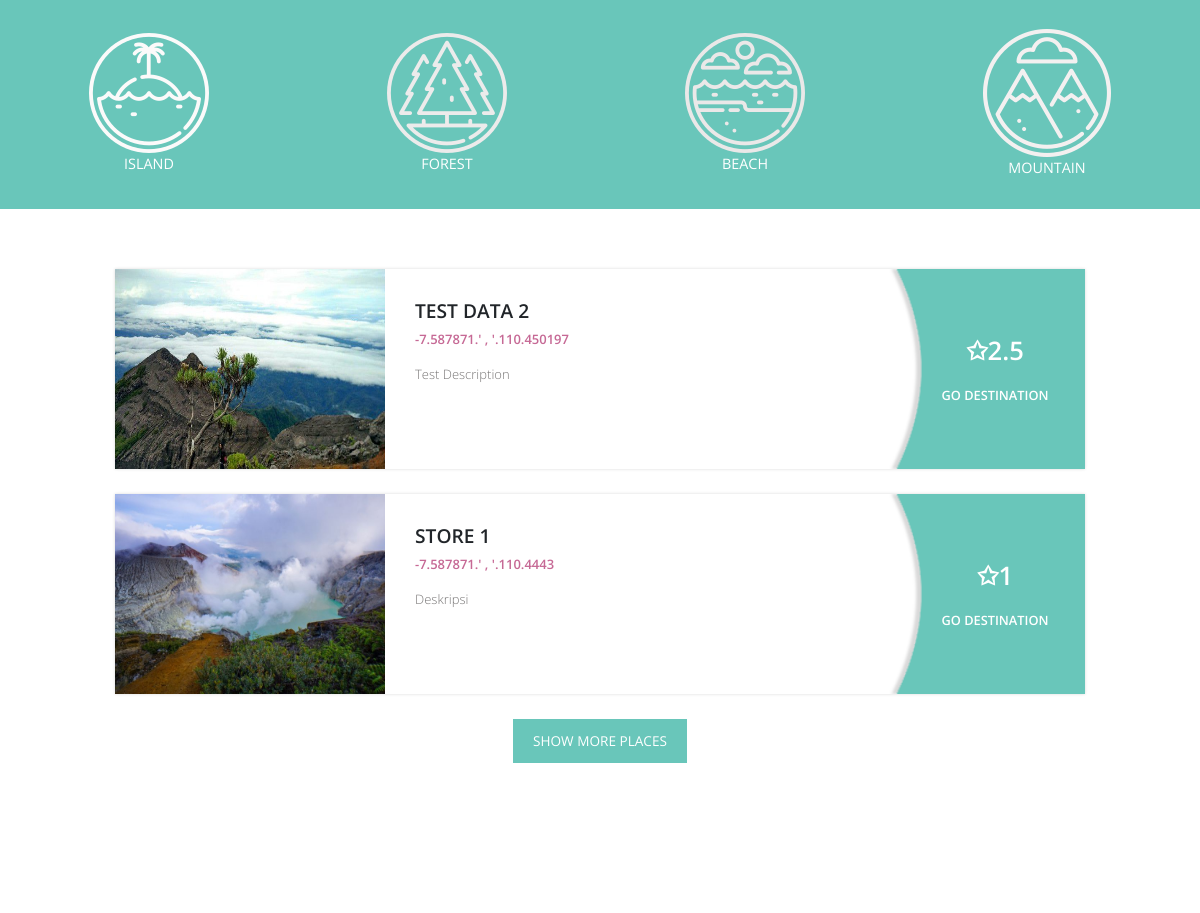
Before: / (middle part) with the older database file.
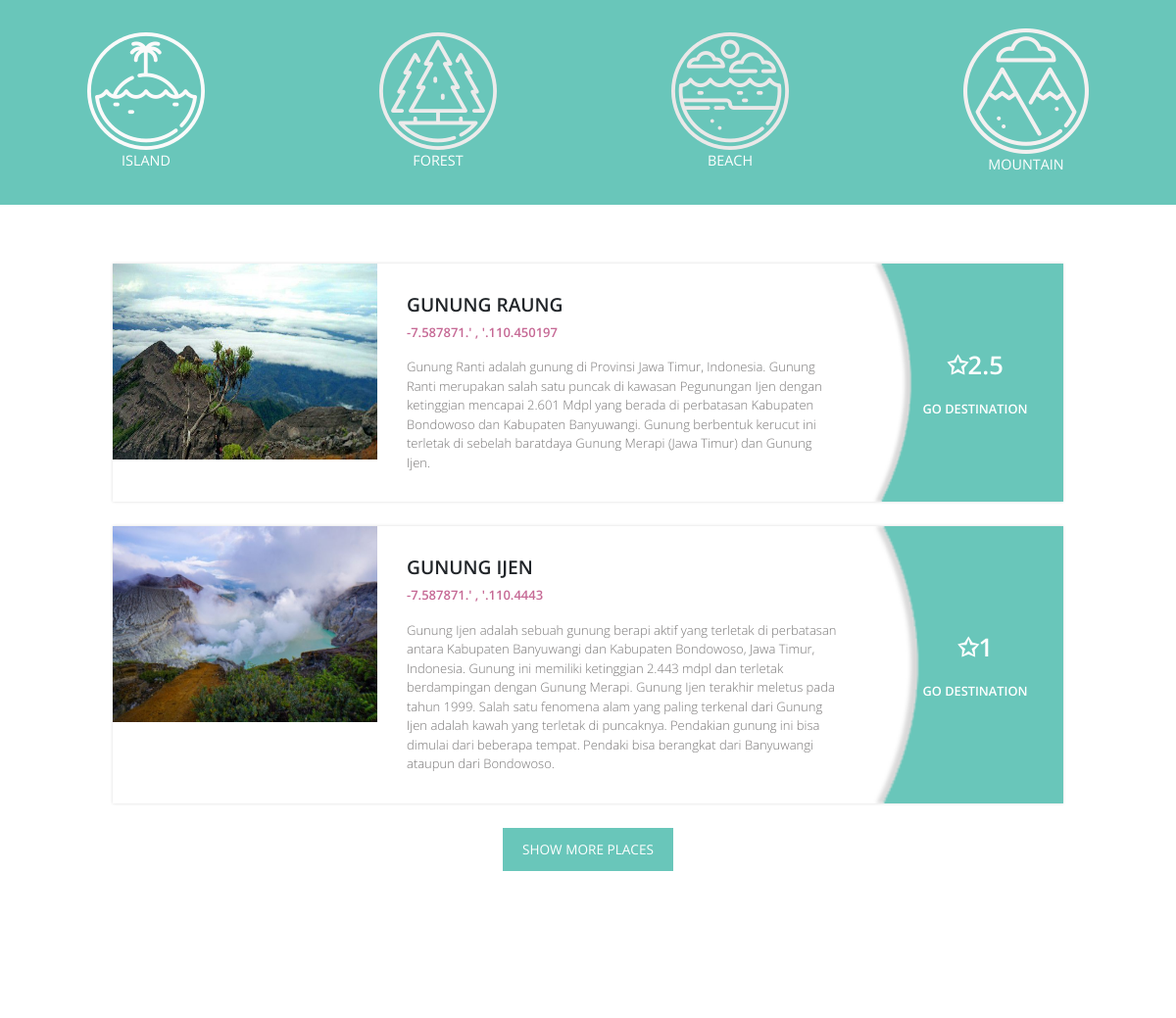
After: the same page with the newer database file.
### tables this page shows
CREATE TABLE `type_spot` (
  `id` int(11) NOT NULL,
  `name` varchar(45) DEFAULT NULL,
  `title` varchar(45) DEFAULT NULL,
  `description` varchar(255) DEFAULT NULL,
  `image` varchar(255) DEFAULT NULL
);

CREATE TABLE `spot` (
  `id` int(11) NOT NULL,
  `name` varchar(45) DEFAULT NULL,
  `image` varchar(255) DEFAULT NULL,
  `description` text,
  `latitude` varchar(45) DEFAULT NULL,
  `longitude` varchar(45) DEFAULT NULL,
  `date` datetime DEFAULT CURRENT_TIMESTAMP,
  `type_spot_id` int(11) NOT NULL,
  `user_id` int(11) NOT NULL
);

### application/controllers/Client.php (called while the page is built, shortened)
<?php
class Client extends CI_Controller
{
    function __construct()
    {
        $this->load->model('Type_spot_model');
        $this->load->model('Spot_model');
        $this->load->model('Review_model');
        $this->load->library('form_validation');
	    $this->load->library('datatables');
    }
    public function index()
    {
        $returnArray = array();
        $spotList = array();
        $type_spot = $this->Type_spot_model->get_all();
        $spot = $this->Spot_model->get_all();
        foreach ($spot as $keySpot) {
            $tmpType = $this->Type_spot_model->get_by_id($keySpot->type_spot_id);
            $tmpArray = array(
                'name' => $keySpot->name,
                'image' => $keySpot->image,
                'description' => $keySpot->description,
                'latitude' => $keySpot->latitude,
                'longitude' => $keySpot->longitude,
                'type' => $tmpType->name,
            );
            array_push($spotList,$tmpArray);
        }
        foreach ($type_spot as $keyType) {
            $tmp = $this->getTopSpotByReview($keyType->id);
            $tmpArray = array(
                'id' => $keyType->id,
                'name' => $keyType->name,
                'title' => $keyType->title,
                'description' => $keyType->description,
                'image' => $keyType->image,
                'listSpot' => $tmp,
            );
            array_push($returnArray,$tmpArray);
        }
        $data = array(
            'type_spot' => $returnArray,
        );
        $this->render['listMaps']= json_encode($spotList);
        $this->render['content']= $this->load->view('client_page/home', $data, TRUE);
        $this->load->view('templateClient', $this->render);
    }
    private function getTopSpotByReview($id){
        $dataReturn = array();
        $dateSpot = $this->Spot_model->get_by_type($id);
        foreach ($dateSpot as $keySpot) {
            $totalReting = 0;
            $dataReview = $this->Review_model->get_by_spot($keySpot->id);
            foreach ($dataReview as $keyReview) {
                $totalReting += $keyReview->rating;
            }
            if(count($dataReview) > 0){
                $totalReting = $totalReting / count($dataReview);
            }
            $tmp = array(
                'id' => $keySpot->id,
                'name' => $keySpot->name,
                'image' => $keySpot->image,
                'description' => $keySpot->description,
                'latitude' => $keySpot->latitude,
                'longitude' => $keySpot->longitude,
                'reting' =>  $totalReting,
            );
            array_push($dataReturn,$tmp);
        }
        usort($dataReturn, function($a, $b) {return $b['reting'] <=> $a['reting'];});
        return array_slice($dataReturn,0,4);
    }
}

### index.php (called while the page is built, shortened)
<?php
require_once BASEPATH.'core/CodeIgniter.php';

### application/models/Type_spot_model.php (called while the page is built, shortened)
<?php
class Type_spot_model extends CI_Model
{
    public $table = 'type_spot';
    public $id = 'id';
    public $order = 'DESC';
    function get_all()
    {
        $this->db->order_by($this->id, $this->order);
        return $this->db->get($this->table)->result();
    }
    function get_by_id($id)
    {
        $this->db->where($this->id, $id);
        return $this->db->get($this->table)->row();
    }
}

### application/models/Spot_model.php (called while the page is built, shortened)
<?php
class Spot_model extends CI_Model
{
    public $table = 'spot';
    public $id = 'id';
    public $order = 'DESC';
    function get_all()
    {
        $this->db->order_by($this->id, $this->order);
        return $this->db->get($this->table)->result();
    }
     function get_by_type($id)
     {
         $this->db->where('type_spot_id', $id);
         return $this->db->get($this->table)->result();
     }
}

### application/views/client_page/home.php (the view, shortened to what this page needs)
<div class="tm-container-outer" id="tm-section-3">
    <ul class="nav nav-pills tm-tabs-links">
        <?php $i = 1; foreach ($type_spot as $key) { ?>
            <li class="tm-tab-link-li" id="<?= $i.'l'?>">
                <a href="<?= '#'.$i.'a'?>" data-toggle="tab" class="tm-tab-link">
                    <img src= "<?= base_url().$key['image']?>" alt="<?= $key['name']?>" class="img-fluid">
                    <?= $key['name']?>
                </a>
            </li>
        <?php $i++;} ?>
    </ul>
    <div class="tab-content clearfix">
        <?php $i = 1; foreach ($type_spot as $key) { ?>
            <div class="tab-pane fade <?php if($i == 4){ echo 'show active';} ?>" id="<?= $i.'a'?>">
                <div class="tm-recommended-place-wrap">
                    <?php foreach ($key['listSpot'] as $keySpot){ ?>
                        <div class="tm-recommended-place">
                            <img src= "<?= base_url().$keySpot['image']?>" alt="<?= $keySpot['name']?>" class="img-fluid tm-recommended-img" style="height: 200px;">
                            <div class="tm-recommended-description-box">
                                <h3 class="tm-recommended-title"><?= $keySpot['name']?></h3>
                                <p class="tm-text-highlight"><?= $keySpot['latitude']?>.' , '.<?= $keySpot['longitude']?> </p>
                                <p class="tm-text-gray"><?= $keySpot['description']?></p>
                            </div>
                            <a href="#" class="tm-recommended-price-box">
                                <p class="tm-recommended-price">✩<?=$keySpot['reting']?></p>
                                <p class="tm-recommended-price-link">Go Destination</p>
                            </a>
                        </div>
                    <?php } ?>
                </div>
                <a href="#" class="text-uppercase btn-primary tm-btn mx-auto tm-d-table">Show More Places</a>
            </div>
        <?php $i++;} ?>
    </div>
</div>
<div class="tm-container-outer tm-position-relative" id="tm-section-4">
    <div id="google-map"></div>
</div>

### application/views/templateClient.php (shortened to what this page needs)
<!DOCTYPE html>
<html lang="en">
<head>
    <link rel="stylesheet" href= "<?= base_url()?>assets/user/font-awesome-4.7.0/css/font-awesome.min.css">
    <link rel="stylesheet" href= "<?= base_url()?>assets/user/css/bootstrap.min.css">
    <link rel="stylesheet" type="text/css" href= "<?= base_url()?>assets/user/css/datepicker.css"/>
    <link rel="stylesheet" type="text/css" href= "<?= base_url()?>assets/user/slick/slick.css"/>
    <link rel="stylesheet" type="text/css" href= "<?= base_url()?>assets/user/slick/slick-theme.css"/>
    <link rel="stylesheet" href= "<?= base_url()?>assets/user/css/templatemo-style.css">
      </head>
      <body>
        <div class="tm-main-content" id="top">
        <div class="tm-page-wrap mx-auto">
            <?= $content?>
        </div>
    </div>
</body>
</html>

### assets/user/css/templatemo-style.css (style rules this page uses)
body { font-family: 'Open Sans', Helvetica, Arial, sans-serif; font-size: 13px; font-weight: 300; background: #e6e6e6; }
a, button { transition: all 0.3s ease; }
p:last-child { margin-bottom: 0; }
.tm-page-wrap { max-width: 1400px; box-shadow: 0 0 3px rgba(0, 0, 0, 0.15); background: white; }
.tm-container-outer { max-width: 1400px; margin: 0 auto; }
.tm-text-gray { color: #787676; }
.tm-text-highlight { color: #c66995; font-weight: 600; }
.btn-primary { background: #69c6ba; border: none; border-radius: 0; outline: none; }
.tm-btn { cursor: pointer; display: inline-block; font-size: 0.85rem; font-weight: 400; padding: 12px 20px; }
.tm-position-relative { position: relative; }
.tm-tabs-links { display: -webkit-box; display: -webkit-flex; display: -ms-flexbox; display: flex; -webkit-box-align: stretch; -webkit-align-items: stretch; -ms-flex-align: stretch; align-items: stretch; -webkit-box-pack: space-evenly; -webkit-justify-content: space-evenly; -ms-flex-pack: space-evenly; justify-content: space-evenly; background: #69c6ba; }
.tm-tab-link { padding: 30px 25px; text-align: center; display: -webkit-box; display: -webkit-flex; display: -ms-flexbox; display: flex; -webkit-box-orient: vertical; -webkit-box-direction: normal; -webkit-flex-direction: column; -ms-flex-direction: column; flex-direction: column; -webkit-box-align: center; -webkit-align-items: center; -ms-flex-align: center; align-items: center; -webkit-box-pack: center; -webkit-justify-content: center; -ms-flex-pack: center; justify-content: center; text-transform: uppercase; color: white; font-weight: 400; font-size: 0.9rem; height: 100%; }
.tm-tab-link-li { background: transparent; -webkit-box-flex: 1; -webkit-flex: 1 1 auto; -ms-flex: 1 1 auto; flex: 1 1 auto; transition: all 0.3s ease; }
.tab-pane { max-width: 970px; margin: 60px auto; }
.tm-recommended-place { box-shadow: 0 0 3px rgba(0, 0, 0, 0.15); display: -webkit-box; display: -webkit-flex; display: -ms-flexbox; display: flex; align-items: stretch; justify-content: space-around; margin-bottom: 25px; }
.tm-recommended-title { font-size: 1.2rem; font-weight: 600; text-transform: uppercase; }
.tm-recommended-img { width: 270px; }
.tm-recommended-description-box { padding: 30px; width: 500px; }
.tm-recommended-price-box { background-color: #69c6ba; background-image: url(../img/button-curve.png); background-repeat: no-repeat; background-size: auto 100%; font-weight: 400; display: -webkit-box; display: -webkit-flex; display: -ms-flexbox; display: flex; -webkit-box-orient: vertical; -webkit-box-direction: normal; -webkit-flex-direction: column; -ms-flex-direction: column; flex-direction: column; -webkit-box-align: center; -webkit-align-items: center; -ms-flex-align: center; align-items: center; -webkit-box-pack: center; -webkit-justify-content: center; -ms-flex-pack: center; justify-content: center; padding-left: 20px; width: 200px; transition: all 0.3s ease; }
.tm-recommended-price { color: white; font-size: 1.6rem; font-weight: 600; }
.tm-recommended-price-link { color: white; font-size: 0.8rem; font-weight: 600; text-transform: uppercase; }
.tm-d-table { display: table; }
#google-map { height: 600px; }

Changed rows visible on the page:
changed spot: name "TEST DATA 2" → "GUNUNG RAUNG"; description "Test Description" → "Gunung Ranti adalah gunung di Provinsi Jawa Timur, Indonesia. Gunung Ranti merupakan salah satu puncak di kawasan Pegunungan Ijen dengan ketinggian mencapai 2.601 Mdpl yang berada di perbatasan Kabupaten Bondowoso dan Kabupaten Banyuwangi. Gunung berbentuk kerucut ini terletak di sebelah baratdaya Gunung Merapi (Jawa Timur) dan Gunung Ijen."
changed spot: name "STORE 1" → "GUNUNG IJEN"; description "Deskripsi" → "Gunung Ijen adalah sebuah gunung berapi aktif yang terletak di perbatasan antara Kabupaten Banyuwangi dan Kabupaten Bondowoso, Jawa Timur, Indonesia. Gunung ini memiliki ketinggian 2.443 mdpl dan terletak berdampingan dengan Gunung Merapi. Gunung Ijen terakhir meletus pada tahun 1999. Salah satu fenomena alam yang paling terkenal dari Gunung Ijen adalah kawah yang terletak di puncaknya. Pendakian gunung ini bisa dimulai dari beberapa tempat. Pendaki bisa berangkat dari Banyuwangi ataupun dari Bondowoso."
